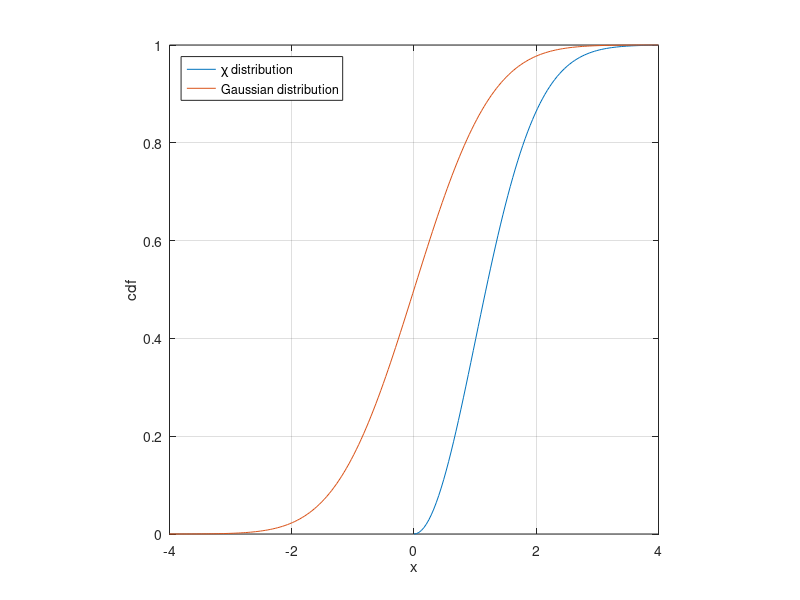

MATLAB code to generate this figure:
clc
warning('off', 'images:imshow:magnificationMustBeFitForDockedFigure');

% === Parameters ==========================================================

xchi = linspace(0,4,100);
xg = linspace(-4,4,200);

% =========================================================================

Cchi = gammainc(xchi.^2/2, 1);

Cg = (1 + erf(xg/sqrt(2)))/2;

% === Display =============================================================

figure(1)
clf
hold on

plot(xchi, Cchi);

plot(xg, Cg);

box on
grid on
axis square

xlabel('x');
ylabel('cdf');
legend({'\chi distribution', 'Gaussian distribution'}, 'location', 'NorthWest');